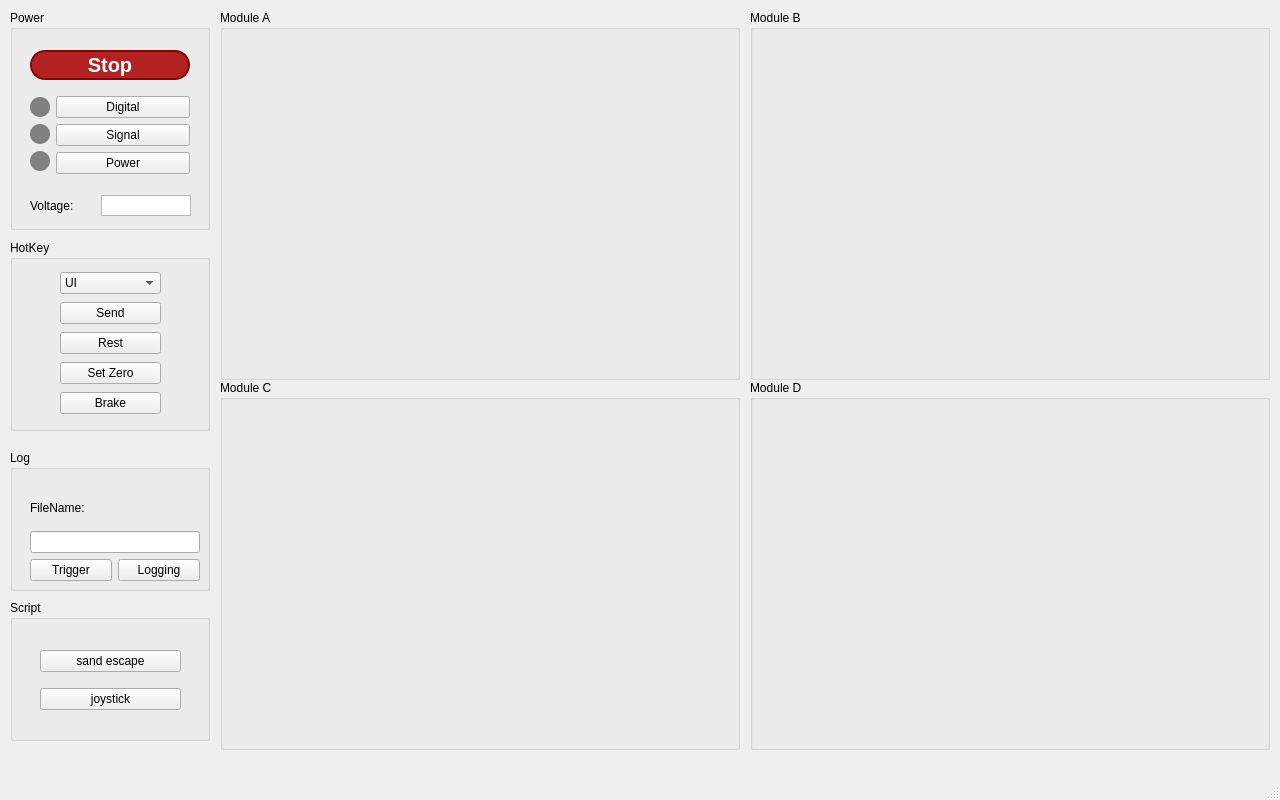
<?xml version="1.0" encoding="UTF-8"?>
<ui version="4.0">
 <class>MainWindow</class>
 <widget class="QMainWindow" name="MainWindow">
  <property name="geometry">
   <rect>
    <x>0</x>
    <y>0</y>
    <width>1280</width>
    <height>800</height>
   </rect>
  </property>
  <property name="minimumSize">
   <size>
    <width>1280</width>
    <height>800</height>
   </size>
  </property>
  <property name="maximumSize">
   <size>
    <width>1280</width>
    <height>800</height>
   </size>
  </property>
  <property name="windowTitle">
   <string>MainWindow</string>
  </property>
  <property name="toolTip">
   <string>Emergency stop</string>
  </property>
  <widget class="QWidget" name="centralwidget">
   <widget class="QGroupBox" name="groupBox_power">
    <property name="geometry">
     <rect>
      <x>10</x>
      <y>10</y>
      <width>200</width>
      <height>220</height>
     </rect>
    </property>
    <property name="title">
     <string>Power</string>
    </property>
    <widget class="QWidget" name="verticalLayoutWidget_2">
     <property name="geometry">
      <rect>
       <x>20</x>
       <y>30</y>
       <width>160</width>
       <height>144</height>
      </rect>
     </property>
     <layout class="QVBoxLayout" name="verticalLayout_4">
      <item>
       <widget class="QPushButton" name="btn_emergency_stop">
        <property name="minimumSize">
         <size>
          <width>80</width>
          <height>30</height>
         </size>
        </property>
        <property name="font">
         <font>
          <pointsize>-1</pointsize>
          <weight>75</weight>
          <bold>true</bold>
         </font>
        </property>
        <property name="styleSheet">
         <string notr="true">QPushButton {
    background-color: firebrick;
    color: white;
    font-weight: bold;
    border-radius: 15px;
    border: 2px solid darkred;
    font-size: 20px;
}

QPushButton:hover {
    background-color: red;
}

QPushButton:pressed {
    background-color: darkred;
    border-style: inset;
}

QPushButton:focus {
    outline: none;
}
</string>
        </property>
        <property name="text">
         <string>Stop</string>
        </property>
        <property name="checkable">
         <bool>false</bool>
        </property>
       </widget>
      </item>
      <item>
       <layout class="QHBoxLayout" name="horizontalLayout_3">
        <item>
         <layout class="QVBoxLayout" name="verticalLayout_2">
          <item>
           <layout class="QVBoxLayout" name="verticalLayout_3">
            <item>
             <layout class="QHBoxLayout" name="horizontalLayout_2">
              <item>
               <widget class="QLabel" name="led_digital">
                <property name="minimumSize">
                 <size>
                  <width>20</width>
                  <height>20</height>
                 </size>
                </property>
                <property name="maximumSize">
                 <size>
                  <width>20</width>
                  <height>20</height>
                 </size>
                </property>
                <property name="styleSheet">
                 <string notr="true">background-color: gray;
border-radius: 10px;
min-width: 20px;
min-height: 20px;
</string>
                </property>
                <property name="text">
                 <string/>
                </property>
               </widget>
              </item>
             </layout>
            </item>
           </layout>
          </item>
          <item>
           <layout class="QHBoxLayout" name="horizontalLayout_4">
            <item>
             <widget class="QLabel" name="led_signal">
              <property name="minimumSize">
               <size>
                <width>20</width>
                <height>20</height>
               </size>
              </property>
              <property name="maximumSize">
               <size>
                <width>20</width>
                <height>20</height>
               </size>
              </property>
              <property name="styleSheet">
               <string notr="true">background-color: gray;
border-radius: 10px;
min-width: 20px;
min-height: 20px;
</string>
              </property>
              <property name="text">
               <string/>
              </property>
             </widget>
            </item>
           </layout>
          </item>
          <item>
           <layout class="QHBoxLayout" name="horizontalLayout">
            <item>
             <widget class="QLabel" name="led_power">
              <property name="minimumSize">
               <size>
                <width>20</width>
                <height>20</height>
               </size>
              </property>
              <property name="maximumSize">
               <size>
                <width>20</width>
                <height>20</height>
               </size>
              </property>
              <property name="styleSheet">
               <string notr="true">background-color: gray;
border-radius: 10px;
min-width: 20px;
min-height: 20px;
</string>
              </property>
              <property name="text">
               <string/>
              </property>
             </widget>
            </item>
           </layout>
          </item>
         </layout>
        </item>
        <item>
         <layout class="QVBoxLayout" name="verticalLayout">
          <item>
           <widget class="QPushButton" name="btn_digital">
            <property name="text">
             <string>Digital</string>
            </property>
           </widget>
          </item>
          <item>
           <widget class="QPushButton" name="btn_signal">
            <property name="text">
             <string>Signal</string>
            </property>
           </widget>
          </item>
          <item>
           <widget class="QPushButton" name="btn_power">
            <property name="text">
             <string>Power</string>
            </property>
           </widget>
          </item>
         </layout>
        </item>
       </layout>
      </item>
     </layout>
    </widget>
    <widget class="QWidget" name="horizontalLayoutWidget">
     <property name="geometry">
      <rect>
       <x>20</x>
       <y>180</y>
       <width>161</width>
       <height>31</height>
      </rect>
     </property>
     <layout class="QHBoxLayout" name="horizontalLayout_5">
      <item>
       <widget class="QLabel" name="label_voltage">
        <property name="minimumSize">
         <size>
          <width>65</width>
          <height>21</height>
         </size>
        </property>
        <property name="maximumSize">
         <size>
          <width>65</width>
          <height>21</height>
         </size>
        </property>
        <property name="text">
         <string>Voltage:</string>
        </property>
       </widget>
      </item>
      <item>
       <widget class="QTextBrowser" name="text_voltage_display">
        <property name="minimumSize">
         <size>
          <width>70</width>
          <height>21</height>
         </size>
        </property>
        <property name="maximumSize">
         <size>
          <width>100</width>
          <height>21</height>
         </size>
        </property>
        <property name="font">
         <font>
          <pointsize>11</pointsize>
         </font>
        </property>
        <property name="styleSheet">
         <string notr="true"/>
        </property>
        <property name="verticalScrollBarPolicy">
         <enum>Qt::ScrollBarAlwaysOff</enum>
        </property>
        <property name="horizontalScrollBarPolicy">
         <enum>Qt::ScrollBarAsNeeded</enum>
        </property>
        <property name="lineWrapMode">
         <enum>QTextEdit::WidgetWidth</enum>
        </property>
       </widget>
      </item>
     </layout>
    </widget>
   </widget>
   <widget class="QGroupBox" name="groupBox_hotkey">
    <property name="geometry">
     <rect>
      <x>10</x>
      <y>240</y>
      <width>200</width>
      <height>191</height>
     </rect>
    </property>
    <property name="title">
     <string>HotKey</string>
    </property>
    <widget class="QWidget" name="verticalLayoutWidget_3">
     <property name="geometry">
      <rect>
       <x>50</x>
       <y>30</y>
       <width>101</width>
       <height>151</height>
      </rect>
     </property>
     <layout class="QVBoxLayout" name="verticalLayout_6">
      <item>
       <widget class="QComboBox" name="comboBox_input">
        <item>
         <property name="text">
          <string>UI</string>
         </property>
        </item>
        <item>
         <property name="text">
          <string>Manual</string>
         </property>
        </item>
       </widget>
      </item>
      <item>
       <widget class="QPushButton" name="btn_send">
        <property name="text">
         <string>Send</string>
        </property>
       </widget>
      </item>
      <item>
       <widget class="QPushButton" name="btn_rest">
        <property name="text">
         <string>Rest</string>
        </property>
       </widget>
      </item>
      <item>
       <widget class="QPushButton" name="btn_setzero">
        <property name="text">
         <string>Set Zero</string>
        </property>
       </widget>
      </item>
      <item>
       <widget class="QPushButton" name="btn_brake">
        <property name="text">
         <string>Brake</string>
        </property>
       </widget>
      </item>
     </layout>
    </widget>
   </widget>
   <widget class="QGroupBox" name="groupBox_log">
    <property name="geometry">
     <rect>
      <x>10</x>
      <y>450</y>
      <width>200</width>
      <height>141</height>
     </rect>
    </property>
    <property name="title">
     <string>Log</string>
    </property>
    <widget class="QWidget" name="verticalLayoutWidget_5">
     <property name="geometry">
      <rect>
       <x>20</x>
       <y>40</y>
       <width>170</width>
       <height>91</height>
      </rect>
     </property>
     <layout class="QVBoxLayout" name="verticalLayout_8">
      <item>
       <widget class="QLabel" name="label_filename">
        <property name="minimumSize">
         <size>
          <width>165</width>
          <height>0</height>
         </size>
        </property>
        <property name="maximumSize">
         <size>
          <width>165</width>
          <height>16777215</height>
         </size>
        </property>
        <property name="text">
         <string>FileName:</string>
        </property>
       </widget>
      </item>
      <item>
       <widget class="QLineEdit" name="lineEdit_filename"/>
      </item>
      <item>
       <layout class="QHBoxLayout" name="horizontalLayout_8">
        <item>
         <widget class="QPushButton" name="btn_trigger">
          <property name="text">
           <string>Trigger</string>
          </property>
         </widget>
        </item>
        <item>
         <widget class="QPushButton" name="btn_log">
          <property name="text">
           <string>Logging</string>
          </property>
         </widget>
        </item>
       </layout>
      </item>
     </layout>
    </widget>
   </widget>
   <widget class="QGroupBox" name="groupBox_script">
    <property name="geometry">
     <rect>
      <x>10</x>
      <y>600</y>
      <width>200</width>
      <height>141</height>
     </rect>
    </property>
    <property name="title">
     <string>Script</string>
    </property>
    <widget class="QWidget" name="verticalLayoutWidget_4">
     <property name="geometry">
      <rect>
       <x>30</x>
       <y>40</y>
       <width>141</width>
       <height>80</height>
      </rect>
     </property>
     <layout class="QVBoxLayout" name="verticalLayout_7">
      <item>
       <widget class="QPushButton" name="btn_sandescape">
        <property name="text">
         <string>sand escape</string>
        </property>
       </widget>
      </item>
      <item>
       <widget class="QPushButton" name="btn_joystick">
        <property name="text">
         <string>joystick</string>
        </property>
       </widget>
      </item>
     </layout>
    </widget>
   </widget>
   <widget class="QGroupBox" name="groupBox_module_c">
    <property name="geometry">
     <rect>
      <x>220</x>
      <y>380</y>
      <width>520</width>
      <height>370</height>
     </rect>
    </property>
    <property name="minimumSize">
     <size>
      <width>520</width>
      <height>370</height>
     </size>
    </property>
    <property name="maximumSize">
     <size>
      <width>520</width>
      <height>370</height>
     </size>
    </property>
    <property name="title">
     <string>Module C</string>
    </property>
   </widget>
   <widget class="QGroupBox" name="groupBox_module_d">
    <property name="geometry">
     <rect>
      <x>750</x>
      <y>380</y>
      <width>520</width>
      <height>370</height>
     </rect>
    </property>
    <property name="minimumSize">
     <size>
      <width>520</width>
      <height>370</height>
     </size>
    </property>
    <property name="maximumSize">
     <size>
      <width>520</width>
      <height>370</height>
     </size>
    </property>
    <property name="title">
     <string>Module D</string>
    </property>
   </widget>
   <widget class="QGroupBox" name="groupBox_module_a">
    <property name="geometry">
     <rect>
      <x>220</x>
      <y>10</y>
      <width>520</width>
      <height>370</height>
     </rect>
    </property>
    <property name="minimumSize">
     <size>
      <width>520</width>
      <height>370</height>
     </size>
    </property>
    <property name="maximumSize">
     <size>
      <width>520</width>
      <height>370</height>
     </size>
    </property>
    <property name="title">
     <string>Module A</string>
    </property>
   </widget>
   <widget class="QGroupBox" name="groupBox_module_b">
    <property name="geometry">
     <rect>
      <x>750</x>
      <y>10</y>
      <width>520</width>
      <height>370</height>
     </rect>
    </property>
    <property name="minimumSize">
     <size>
      <width>520</width>
      <height>370</height>
     </size>
    </property>
    <property name="maximumSize">
     <size>
      <width>520</width>
      <height>370</height>
     </size>
    </property>
    <property name="title">
     <string>Module B</string>
    </property>
   </widget>
  </widget>
  <widget class="QMenuBar" name="menubar">
   <property name="geometry">
    <rect>
     <x>0</x>
     <y>0</y>
     <width>1280</width>
     <height>22</height>
    </rect>
   </property>
  </widget>
  <widget class="QStatusBar" name="statusbar"/>
 </widget>
 <resources/>
 <connections/>
</ui>
